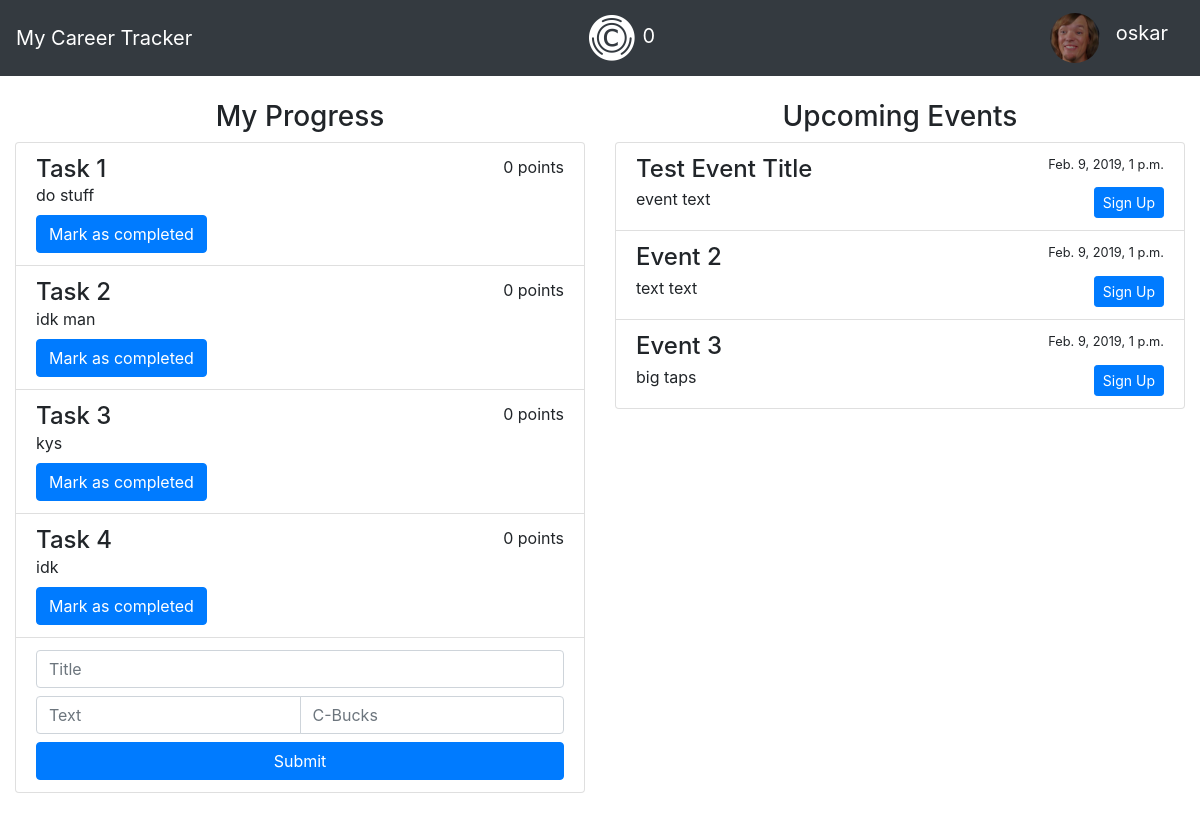
/, run on an earlier commit of the app's database.
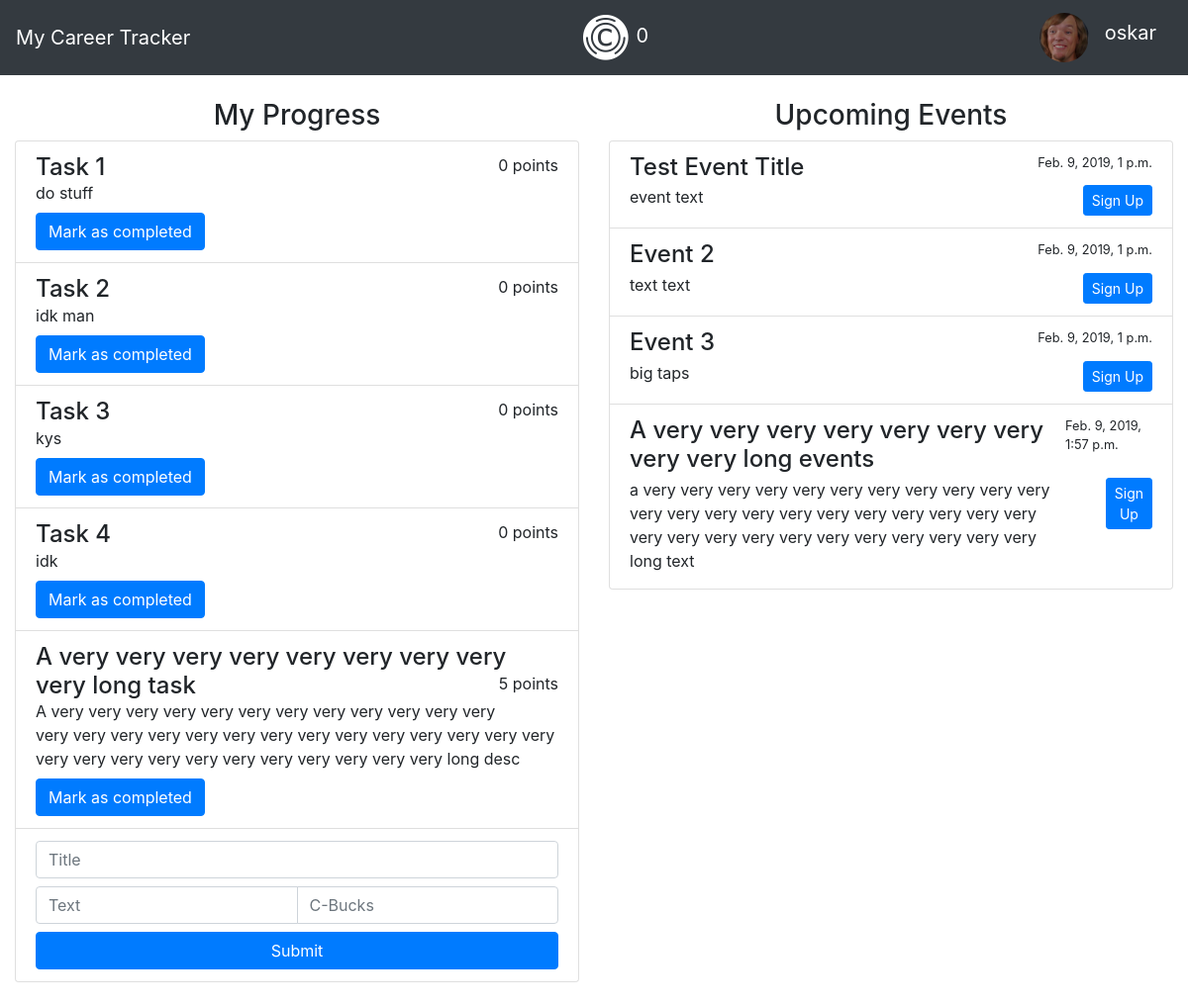
And on a later commit of the database.
### panel/models.py (models this page shows)
class Task(models.Model):
    title = models.CharField(max_length=200)
    text = models.CharField(max_length=200)
    completed = models.BooleanField()
    points = models.IntegerField()

class Event(models.Model):
    title = models.CharField(max_length=200)
    text = models.CharField(max_length=200)
    date = models.DateTimeField()
    points = models.IntegerField()

### panel/views.py (the view)
# urls.py: path('', views.index, name='index'),
def index(request):
    template = loader.get_template('panel/index.html')
    context = {
        'tasks': Task.objects.all(),
        'points': Points.objects.get(id=1),
        'events': Event.objects.all()
    }
    return HttpResponse(template.render(context, request))

### panel/templates/panel/index.html (shortened to what this page needs)
{% load static %}
<!DOCTYPE html>
<html lang="en">
<head>
    <link rel="stylesheet" href="https://stackpath.bootstrapcdn.com/bootstrap/4.2.1/css/bootstrap.min.css">
</head>
<body>
    <div class="navbar navbar-expand-lg navbar-dark bg-dark">
        <div class="navbar-nav">
            <a class="navbar-brand" href="">My Career Tracker</a>
        </div>
        <div class="navbar-nav ml-auto mr-auto">
            <div class="navbar-brand">
                <img src="{% static 'panel/cbucks.png' %}" height="50px">
                {{ points.points }}
            </div>
        </div>
        <div class="navbar-nav">
            <img src="{% static 'panel/avatar.png' %}" height="50px" class="rounded-circle">
            <div class="navbar-brand ml-3">
                oskar
            </div>
        </div>
    </div>
    <div class="container-fluid mb-4">
        <div class="row mt-4">
            <div class="col-6">
                <h3 class="text-center">My Progress</h3>
                <div class="list-group">
                    {% for task in tasks %}
                        <div class="list-group-item">
                            <h4 style="display:inline;">{{ task.title }}</h4><p style="display:inline;float:right;">{{ task.points }} points</p><br>
                            {{ task.text }}
                            <br>
                            <form action="/complete_task/{{ task.id }}" method="POST">
                            <input type="submit" class="btn btn-primary mt-2" value="Mark as completed">
                            </form>
                        </div>
                    {% endfor %}
                    <div class="list-group-item">
                        <form action="/add_task/" method="POST">
                            <div class="input-group mb-2">
                                <input type="text" class="form-control" name="title" placeholder="Title">
                            </div>
                            <div class="input-group mb-2">
                                <input type="text" class="form-control" name="text" placeholder="Text">
                                <input type="number" class="form-control" name="points" placeholder="C-Bucks">
                            </div>
                            <input type="submit" class="btn btn-primary btn-block">
                        </form>
                    </div>
                </div>
            </div>
            <div class="col-6">
                <h3 class="text-center">Upcoming Events</h3>
                <div class="list-group">
                    {% for event in events %}
                    <div class="list-group-item">
                        <div class="d-flex w-100 justify-content-between">
                            <h4 class="mb-1">{{event.title}}</h5>
                            <small>{{event.date}}</small>
                        </div>
                        <div class="d-flex w-100 justify-content-between">
                            <div>
                            <p class="mb-1">{{event.text}}</p></div><div class="w-50">
                            <a href="https://www.liverpool.ac.uk/careers/" class="btn btn-primary btn-sm ml-5" role="button" style="float:right;">Sign Up</a>
                            </div>
                        </div>
                    </div>
                    {% endfor %}
                </div>
            </div>
        </div>
    </div>
</body>
</html>

What changed in the data, as far as the page shows it:
added Task: title "A very very very very very very very very very long task", points "5", text "A very very very very very very very very very very very very very very very very very very very very very very very very very very very very very very very very very very very very very long desc"
added Event: title "A very very very very very very very very very long events", date "Feb. 9, 2019, 1:57 p.m.", text "a very very very very very very very very very very very very very very very very very very very very very very very very very very very very very very very very very long text"
